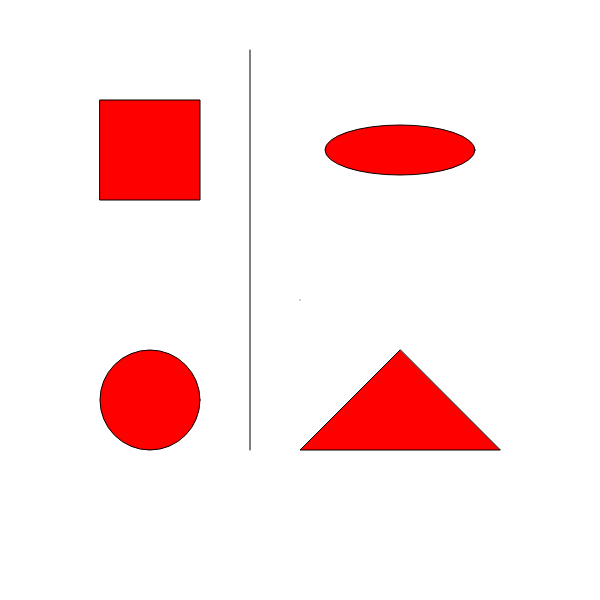
Frame 1 (no input)
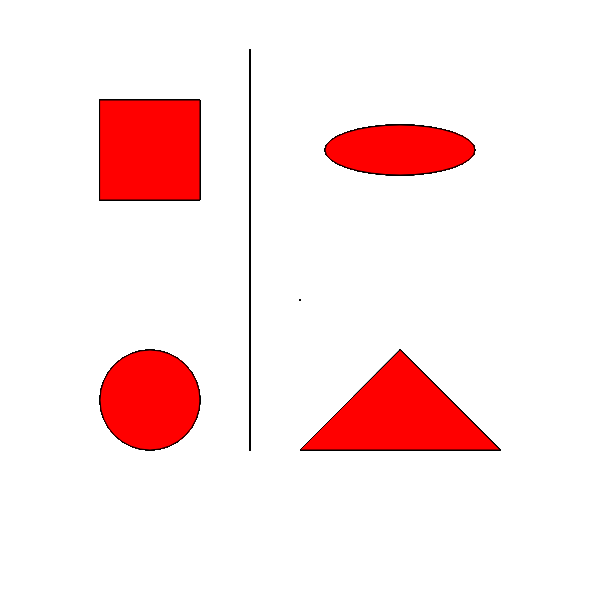
Frame 60 (no input)
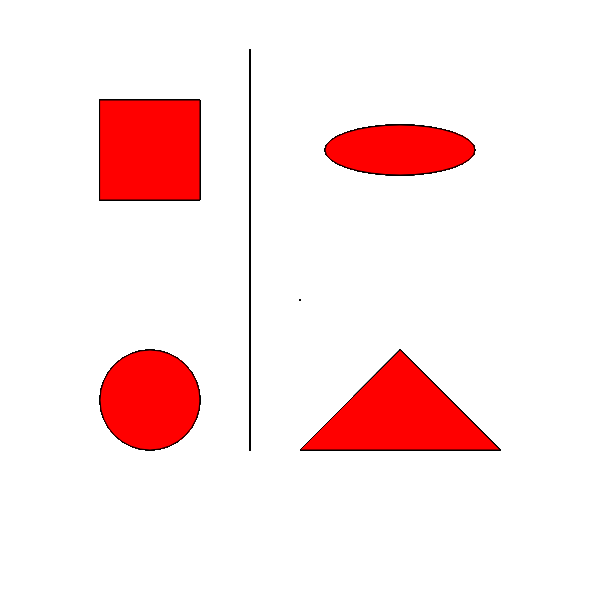
Frame 120 (the mouse pressed at the canvas centre since frame 60)

The p5.js sketch that drew these frames (run headless with seeded random() and noise() and a simulated clock; from frame 60 on, the mouse is pressed at the canvas centre):

// p5.js sketch
// ── sketch.js
function setup()
{
	createCanvas(600, 600);
}

function draw()
{
	fill(255, 0, 0);

	rect(100, 100, 100, 100);

	ellipse(150, 400, 100, 100);
	// (Xcenter, Ycenter, width, height)

	ellipse(400, 150, 150, 50);

	line(250, 50, 250, 450);
	// (x1, y1, x2, y2)

	triangle(400, 350, 300, 450, 500, 450);
	// (x1, y1, x2, y2, x3, y3)

	point(300, 300);
	// (x,y)
}
